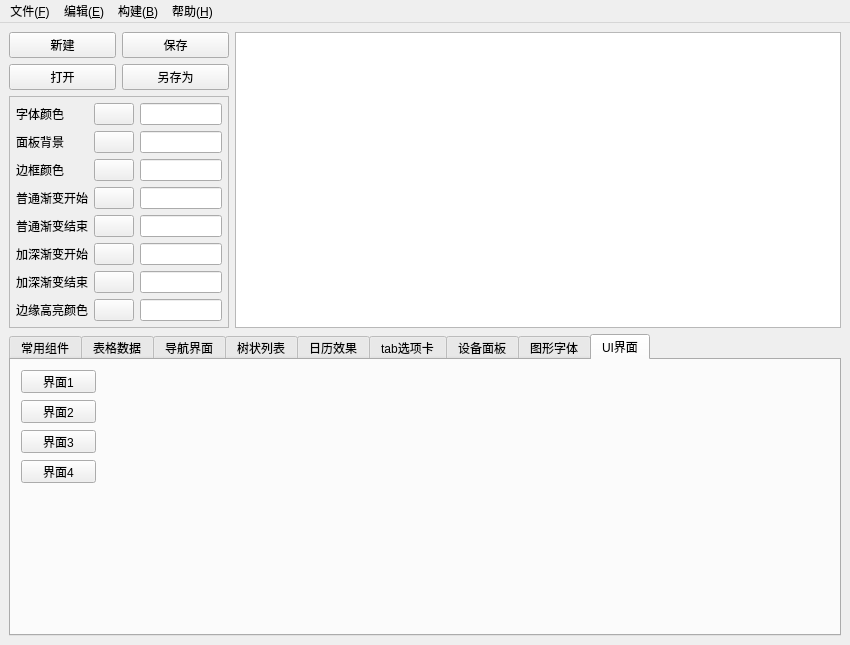
<?xml version="1.0" encoding="UTF-8"?>
<ui version="4.0">
 <class>QUICreator</class>
 <widget class="QMainWindow" name="QUICreator">
  <property name="geometry">
   <rect>
    <x>0</x>
    <y>0</y>
    <width>850</width>
    <height>626</height>
   </rect>
  </property>
  <property name="windowTitle">
   <string>MainWindow</string>
  </property>
  <widget class="QWidget" name="centralwidget">
   <layout class="QGridLayout" name="gridLayout_7">
    <item row="0" column="0">
     <layout class="QGridLayout" name="gridLayout">
      <item row="0" column="0">
       <widget class="QPushButton" name="btnNew">
        <property name="text">
         <string>新建</string>
        </property>
       </widget>
      </item>
      <item row="0" column="1">
       <widget class="QPushButton" name="btnSave">
        <property name="text">
         <string>保存</string>
        </property>
       </widget>
      </item>
      <item row="1" column="0">
       <widget class="QPushButton" name="btnOpen">
        <property name="text">
         <string>打开</string>
        </property>
       </widget>
      </item>
      <item row="1" column="1">
       <widget class="QPushButton" name="btnSaveOther">
        <property name="text">
         <string>另存为</string>
        </property>
       </widget>
      </item>
     </layout>
    </item>
    <item row="0" column="1" rowspan="2">
     <widget class="QTextEdit" name="txtMain"/>
    </item>
    <item row="1" column="0">
     <widget class="QFrame" name="frameColor">
      <property name="sizePolicy">
       <sizepolicy hsizetype="Fixed" vsizetype="Preferred">
        <horstretch>0</horstretch>
        <verstretch>0</verstretch>
       </sizepolicy>
      </property>
      <property name="minimumSize">
       <size>
        <width>220</width>
        <height>0</height>
       </size>
      </property>
      <property name="maximumSize">
       <size>
        <width>220</width>
        <height>16777215</height>
       </size>
      </property>
      <property name="frameShape">
       <enum>QFrame::StyledPanel</enum>
      </property>
      <property name="frameShadow">
       <enum>QFrame::Raised</enum>
      </property>
      <layout class="QGridLayout" name="gridLayout_3">
       <property name="leftMargin">
        <number>6</number>
       </property>
       <property name="topMargin">
        <number>6</number>
       </property>
       <property name="rightMargin">
        <number>6</number>
       </property>
       <property name="bottomMargin">
        <number>6</number>
       </property>
       <item row="0" column="0">
        <widget class="QLabel" name="labTextColor">
         <property name="text">
          <string>字体颜色</string>
         </property>
        </widget>
       </item>
       <item row="0" column="1">
        <widget class="QPushButton" name="btnTextColor">
         <property name="text">
          <string/>
         </property>
        </widget>
       </item>
       <item row="0" column="2">
        <widget class="QLineEdit" name="txtTextColor"/>
       </item>
       <item row="1" column="0">
        <widget class="QLabel" name="labPanelColor">
         <property name="text">
          <string>面板背景</string>
         </property>
        </widget>
       </item>
       <item row="1" column="1">
        <widget class="QPushButton" name="btnPanelColor">
         <property name="text">
          <string/>
         </property>
        </widget>
       </item>
       <item row="1" column="2">
        <widget class="QLineEdit" name="txtPanelColor"/>
       </item>
       <item row="2" column="0">
        <widget class="QLabel" name="labBorderColor">
         <property name="text">
          <string>边框颜色</string>
         </property>
        </widget>
       </item>
       <item row="2" column="1">
        <widget class="QPushButton" name="btnBorderColor">
         <property name="text">
          <string/>
         </property>
        </widget>
       </item>
       <item row="2" column="2">
        <widget class="QLineEdit" name="txtBorderColor"/>
       </item>
       <item row="3" column="0">
        <widget class="QLabel" name="labNormalColorStart">
         <property name="text">
          <string>普通渐变开始</string>
         </property>
        </widget>
       </item>
       <item row="3" column="1">
        <widget class="QPushButton" name="btnNormalColorStart">
         <property name="text">
          <string/>
         </property>
        </widget>
       </item>
       <item row="3" column="2">
        <widget class="QLineEdit" name="txtNormalColorStart"/>
       </item>
       <item row="4" column="0">
        <widget class="QLabel" name="labNormalColorEnd">
         <property name="text">
          <string>普通渐变结束</string>
         </property>
        </widget>
       </item>
       <item row="4" column="1">
        <widget class="QPushButton" name="btnNormalColorEnd">
         <property name="text">
          <string/>
         </property>
        </widget>
       </item>
       <item row="4" column="2">
        <widget class="QLineEdit" name="txtNormalColorEnd"/>
       </item>
       <item row="5" column="0">
        <widget class="QLabel" name="labDarkColorStart">
         <property name="text">
          <string>加深渐变开始</string>
         </property>
        </widget>
       </item>
       <item row="5" column="1">
        <widget class="QPushButton" name="btnDarkColorStart">
         <property name="text">
          <string/>
         </property>
        </widget>
       </item>
       <item row="5" column="2">
        <widget class="QLineEdit" name="txtDarkColorStart"/>
       </item>
       <item row="6" column="0">
        <widget class="QLabel" name="labDarkColorEnd">
         <property name="text">
          <string>加深渐变结束</string>
         </property>
        </widget>
       </item>
       <item row="6" column="1">
        <widget class="QPushButton" name="btnDarkColorEnd">
         <property name="text">
          <string/>
         </property>
        </widget>
       </item>
       <item row="6" column="2">
        <widget class="QLineEdit" name="txtDarkColorEnd"/>
       </item>
       <item row="7" column="0">
        <widget class="QLabel" name="labHighColor">
         <property name="text">
          <string>边缘高亮颜色</string>
         </property>
        </widget>
       </item>
       <item row="7" column="1">
        <widget class="QPushButton" name="btnHighColor">
         <property name="text">
          <string/>
         </property>
        </widget>
       </item>
       <item row="7" column="2">
        <widget class="QLineEdit" name="txtHighColor"/>
       </item>
      </layout>
     </widget>
    </item>
    <item row="2" column="0" colspan="2">
     <widget class="QTabWidget" name="tabWidget">
      <property name="currentIndex">
       <number>8</number>
      </property>
      <widget class="QWidget" name="tab1">
       <attribute name="title">
        <string>常用组件</string>
       </attribute>
       <layout class="QVBoxLayout" name="verticalLayout">
        <item>
         <widget class="QGroupBox" name="groupBox">
          <property name="styleSheet">
           <string notr="true"/>
          </property>
          <property name="title">
           <string>分组框</string>
          </property>
          <property name="checkable">
           <bool>true</bool>
          </property>
          <layout class="QGridLayout" name="gridLayout_2">
           <item row="0" column="0">
            <widget class="QLabel" name="lab">
             <property name="text">
              <string>飞扬青云</string>
             </property>
             <property name="alignment">
              <set>Qt::AlignCenter</set>
             </property>
            </widget>
           </item>
           <item row="0" column="1" colspan="6">
            <widget class="QLineEdit" name="lineEdit">
             <property name="text">
              <string>拿人钱财替人消灾,人生江湖如此,程序江湖亦如此.</string>
             </property>
            </widget>
           </item>
           <item row="1" column="0">
            <widget class="QRadioButton" name="rbtn1">
             <property name="text">
              <string>单选框1</string>
             </property>
            </widget>
           </item>
           <item row="1" column="1">
            <widget class="QRadioButton" name="rbtn2">
             <property name="text">
              <string>单选框2</string>
             </property>
            </widget>
           </item>
           <item row="1" column="2">
            <widget class="QCheckBox" name="ck1">
             <property name="text">
              <string>复选框1</string>
             </property>
            </widget>
           </item>
           <item row="1" column="3">
            <widget class="QCheckBox" name="ck2">
             <property name="text">
              <string>复选框2</string>
             </property>
             <property name="checked">
              <bool>false</bool>
             </property>
            </widget>
           </item>
           <item row="1" column="4">
            <widget class="QCheckBox" name="ck3">
             <property name="text">
              <string>复选框3</string>
             </property>
            </widget>
           </item>
           <item row="1" column="5">
            <widget class="QComboBox" name="cbox1">
             <property name="maximumSize">
              <size>
               <width>16777215</width>
               <height>28</height>
              </size>
             </property>
            </widget>
           </item>
           <item row="1" column="6">
            <widget class="QComboBox" name="cbox2">
             <property name="maximumSize">
              <size>
               <width>16777215</width>
               <height>28</height>
              </size>
             </property>
            </widget>
           </item>
           <item row="2" column="0">
            <widget class="QPushButton" name="btnInfo">
             <property name="text">
              <string>信息框</string>
             </property>
            </widget>
           </item>
           <item row="2" column="1">
            <widget class="QPushButton" name="btnQuestion">
             <property name="text">
              <string>提示框</string>
             </property>
            </widget>
           </item>
           <item row="2" column="2">
            <widget class="QPushButton" name="btnError">
             <property name="text">
              <string>错误框</string>
             </property>
            </widget>
           </item>
           <item row="2" column="3">
            <widget class="QPushButton" name="btnInput">
             <property name="text">
              <string>标准输入框</string>
             </property>
            </widget>
           </item>
           <item row="2" column="4">
            <widget class="QPushButton" name="btnInputPwd">
             <property name="text">
              <string>密码输入框</string>
             </property>
            </widget>
           </item>
           <item row="2" column="5">
            <widget class="QPushButton" name="btnInputcbox">
             <property name="text">
              <string>下拉输入框</string>
             </property>
            </widget>
           </item>
           <item row="2" column="6">
            <widget class="QPushButton" name="btnWidget">
             <property name="text">
              <string>新窗体</string>
             </property>
            </widget>
           </item>
           <item row="3" column="0">
            <widget class="QSpinBox" name="spinBox"/>
           </item>
           <item row="3" column="1">
            <widget class="QDoubleSpinBox" name="doubleSpinBox"/>
           </item>
           <item row="3" column="2">
            <widget class="QTimeEdit" name="timeEdit"/>
           </item>
           <item row="3" column="3" colspan="2">
            <widget class="QDateEdit" name="dateEdit">
             <property name="calendarPopup">
              <bool>true</bool>
             </property>
            </widget>
           </item>
           <item row="3" column="5" colspan="2">
            <widget class="QDateTimeEdit" name="dateTimeEdit">
             <property name="calendarPopup">
              <bool>true</bool>
             </property>
            </widget>
           </item>
           <item row="4" column="0" colspan="3">
            <widget class="QSlider" name="horizontalSlider">
             <property name="maximum">
              <number>100</number>
             </property>
             <property name="orientation">
              <enum>Qt::Horizontal</enum>
             </property>
            </widget>
           </item>
           <item row="4" column="3" colspan="4">
            <widget class="QProgressBar" name="progressBar">
             <property name="maximumSize">
              <size>
               <width>16777215</width>
               <height>18</height>
              </size>
             </property>
            </widget>
           </item>
           <item row="5" column="0" colspan="7">
            <widget class="QPlainTextEdit" name="plainTextEdit">
             <property name="plainText">
              <string>每个人心中都有一段鲜不为人知的故事，
如果不是某一天，
某个不经意的回头一瞥，
那段往事，
就只能永远埋在记忆的最深处，
那是回忆的尽头，
可就无法避免那一触，
无论你在上面用怎样淤厚的冷漠层层包裹，
却总在瞬间崩溃。</string>
             </property>
            </widget>
           </item>
          </layout>
         </widget>
        </item>
       </layout>
      </widget>
      <widget class="QWidget" name="tab2">
       <attribute name="title">
        <string>表格数据</string>
       </attribute>
       <layout class="QHBoxLayout" name="horizontalLayout">
        <item>
         <widget class="QTableWidget" name="tableWidget"/>
        </item>
       </layout>
      </widget>
      <widget class="QWidget" name="tab3">
       <attribute name="title">
        <string>导航界面</string>
       </attribute>
       <layout class="QHBoxLayout" name="horizontalLayout_7">
        <item>
         <widget class="QWidget" name="widget_left" native="true">
          <property name="minimumSize">
           <size>
            <width>80</width>
            <height>0</height>
           </size>
          </property>
          <layout class="QVBoxLayout" name="verticalLayout_2">
           <property name="spacing">
            <number>0</number>
           </property>
           <property name="leftMargin">
            <number>0</number>
           </property>
           <property name="topMargin">
            <number>0</number>
           </property>
           <property name="rightMargin">
            <number>0</number>
           </property>
           <property name="bottomMargin">
            <number>0</number>
           </property>
           <item>
            <widget class="QPushButton" name="btn1">
             <property name="text">
              <string>菜单1</string>
             </property>
             <property name="checked">
              <bool>false</bool>
             </property>
            </widget>
           </item>
           <item>
            <widget class="QPushButton" name="btn2">
             <property name="text">
              <string>菜单2</string>
             </property>
            </widget>
           </item>
           <item>
            <widget class="QPushButton" name="btn3">
             <property name="text">
              <string>菜单3</string>
             </property>
            </widget>
           </item>
           <item>
            <spacer name="verticalSpacer">
             <property name="orientation">
              <enum>Qt::Vertical</enum>
             </property>
             <property name="sizeHint" stdset="0">
              <size>
               <width>20</width>
               <height>222</height>
              </size>
             </property>
            </spacer>
           </item>
          </layout>
         </widget>
        </item>
        <item>
         <widget class="QStackedWidget" name="stackedWidget">
          <property name="currentIndex">
           <number>0</number>
          </property>
          <widget class="QWidget" name="page1">
           <layout class="QVBoxLayout" name="verticalLayout_4">
            <item>
             <widget class="QWidget" name="widget_top" native="true">
              <layout class="QHBoxLayout" name="horizontalLayout_2">
               <property name="spacing">
                <number>0</number>
               </property>
               <property name="leftMargin">
                <number>0</number>
               </property>
               <property name="topMargin">
                <number>0</number>
               </property>
               <property name="rightMargin">
                <number>0</number>
               </property>
               <property name="bottomMargin">
                <number>0</number>
               </property>
               <item>
                <widget class="QToolButton" name="tbtn1">
                 <property name="sizePolicy">
                  <sizepolicy hsizetype="Expanding" vsizetype="Expanding">
                   <horstretch>0</horstretch>
                   <verstretch>0</verstretch>
                  </sizepolicy>
                 </property>
                 <property name="text">
                  <string>主界面</string>
                 </property>
                </widget>
               </item>
               <item>
                <widget class="QToolButton" name="tbtn2">
                 <property name="sizePolicy">
                  <sizepolicy hsizetype="Expanding" vsizetype="Expanding">
                   <horstretch>0</horstretch>
                   <verstretch>0</verstretch>
                  </sizepolicy>
                 </property>
                 <property name="text">
                  <string>警情查询</string>
                 </property>
                </widget>
               </item>
               <item>
                <widget class="QToolButton" name="tbtn3">
                 <property name="sizePolicy">
                  <sizepolicy hsizetype="Expanding" vsizetype="Expanding">
                   <horstretch>0</horstretch>
                   <verstretch>0</verstretch>
                  </sizepolicy>
                 </property>
                 <property name="text">
                  <string>系统设置</string>
                 </property>
                </widget>
               </item>
              </layout>
             </widget>
            </item>
            <item>
             <widget class="QWidget" name="widget" native="true">
              <property name="sizePolicy">
               <sizepolicy hsizetype="Preferred" vsizetype="Expanding">
                <horstretch>0</horstretch>
                <verstretch>0</verstretch>
               </sizepolicy>
              </property>
             </widget>
            </item>
            <item>
             <widget class="QWidget" name="widget_bottom" native="true">
              <property name="maximumSize">
               <size>
                <width>16777215</width>
                <height>30</height>
               </size>
              </property>
              <layout class="QHBoxLayout" name="horizontalLayout_3">
               <item>
                <widget class="QLabel" name="lab1">
                 <property name="text">
                  <string>欢迎使用软件</string>
                 </property>
                </widget>
               </item>
               <item>
                <widget class="Line" name="line1">
                 <property name="maximumSize">
                  <size>
                   <width>1</width>
                   <height>16777215</height>
                  </size>
                 </property>
                 <property name="orientation">
                  <enum>Qt::Vertical</enum>
                 </property>
                </widget>
               </item>
               <item>
                <widget class="QLabel" name="lab2">
                 <property name="text">
                  <string>当前用户【admin】</string>
                 </property>
                </widget>
               </item>
               <item>
                <widget class="Line" name="line2">
                 <property name="maximumSize">
                  <size>
                   <width>1</width>
                   <height>16777215</height>
                  </size>
                 </property>
                 <property name="orientation">
                  <enum>Qt::Vertical</enum>
                 </property>
                </widget>
               </item>
               <item>
                <widget class="QLabel" name="lab3">
                 <property name="text">
                  <string>已运行: 0天0时0分0秒</string>
                 </property>
                </widget>
               </item>
               <item>
                <widget class="Line" name="line3">
                 <property name="maximumSize">
                  <size>
                   <width>1</width>
                   <height>16777215</height>
                  </size>
                 </property>
                 <property name="orientation">
                  <enum>Qt::Vertical</enum>
                 </property>
                </widget>
               </item>
               <item>
                <widget class="QLabel" name="lab4">
                 <property name="sizePolicy">
                  <sizepolicy hsizetype="Expanding" vsizetype="Preferred">
                   <horstretch>0</horstretch>
                   <verstretch>0</verstretch>
                  </sizepolicy>
                 </property>
                 <property name="text">
                  <string>当前时间: 2017年12月1日 12:00:00</string>
                 </property>
                </widget>
               </item>
              </layout>
             </widget>
            </item>
           </layout>
          </widget>
          <widget class="QWidget" name="page2"/>
          <widget class="QWidget" name="page3"/>
         </widget>
        </item>
        <item>
         <widget class="QSlider" name="verticalSlider">
          <property name="orientation">
           <enum>Qt::Vertical</enum>
          </property>
         </widget>
        </item>
        <item>
         <widget class="QScrollBar" name="verticalScrollBar">
          <property name="orientation">
           <enum>Qt::Vertical</enum>
          </property>
         </widget>
        </item>
       </layout>
      </widget>
      <widget class="QWidget" name="tab4">
       <attribute name="title">
        <string>树状列表</string>
       </attribute>
       <layout class="QHBoxLayout" name="horizontalLayout_4">
        <item>
         <widget class="QTreeWidget" name="treeWidget">
          <column>
           <property name="text">
            <string notr="true">1</string>
           </property>
          </column>
         </widget>
        </item>
        <item>
         <widget class="QListWidget" name="listWidget"/>
        </item>
       </layout>
      </widget>
      <widget class="QWidget" name="tab5">
       <attribute name="title">
        <string>日历效果</string>
       </attribute>
       <layout class="QHBoxLayout" name="horizontalLayout_5">
        <item>
         <widget class="QCalendarWidget" name="calendarWidget1"/>
        </item>
        <item>
         <widget class="QCalendarWidget" name="calendarWidget2">
          <property name="gridVisible">
           <bool>true</bool>
          </property>
         </widget>
        </item>
       </layout>
      </widget>
      <widget class="QWidget" name="tab6">
       <attribute name="title">
        <string>tab选项卡</string>
       </attribute>
       <layout class="QHBoxLayout" name="horizontalLayout_6">
        <item>
         <widget class="QTabWidget" name="tabWidget_2">
          <property name="tabPosition">
           <enum>QTabWidget::West</enum>
          </property>
          <property name="currentIndex">
           <number>2</number>
          </property>
          <widget class="QWidget" name="tab">
           <attribute name="title">
            <string>效果预览</string>
           </attribute>
          </widget>
          <widget class="QWidget" name="tab_7">
           <attribute name="title">
            <string>效果预览</string>
           </attribute>
          </widget>
          <widget class="QWidget" name="tab_2">
           <attribute name="title">
            <string>效果预览</string>
           </attribute>
          </widget>
         </widget>
        </item>
        <item>
         <widget class="QTabWidget" name="tabWidget_3">
          <property name="tabPosition">
           <enum>QTabWidget::South</enum>
          </property>
          <property name="currentIndex">
           <number>0</number>
          </property>
          <widget class="QWidget" name="tab_3">
           <attribute name="title">
            <string>效果预览</string>
           </attribute>
          </widget>
          <widget class="QWidget" name="tab_8">
           <attribute name="title">
            <string>效果预览</string>
           </attribute>
          </widget>
          <widget class="QWidget" name="tab_4">
           <attribute name="title">
            <string>效果预览</string>
           </attribute>
          </widget>
         </widget>
        </item>
        <item>
         <widget class="QTabWidget" name="tabWidget_4">
          <property name="tabPosition">
           <enum>QTabWidget::East</enum>
          </property>
          <property name="currentIndex">
           <number>2</number>
          </property>
          <widget class="QWidget" name="tab_5">
           <attribute name="title">
            <string>效果预览</string>
           </attribute>
          </widget>
          <widget class="QWidget" name="tab_9">
           <attribute name="title">
            <string>效果预览</string>
           </attribute>
          </widget>
          <widget class="QWidget" name="tab_6">
           <attribute name="title">
            <string>效果预览</string>
           </attribute>
          </widget>
         </widget>
        </item>
       </layout>
      </widget>
      <widget class="QWidget" name="tab7">
       <attribute name="title">
        <string>设备面板</string>
       </attribute>
       <layout class="QVBoxLayout" name="verticalLayout_3">
        <property name="leftMargin">
         <number>3</number>
        </property>
        <property name="topMargin">
         <number>3</number>
        </property>
        <property name="rightMargin">
         <number>3</number>
        </property>
        <property name="bottomMargin">
         <number>3</number>
        </property>
        <item>
         <widget class="PanelWidget" name="widgetPanel" native="true"/>
        </item>
       </layout>
      </widget>
      <widget class="QWidget" name="tab8">
       <attribute name="title">
        <string>图形字体</string>
       </attribute>
       <layout class="QVBoxLayout" name="verticalLayout_5">
        <property name="leftMargin">
         <number>3</number>
        </property>
        <property name="topMargin">
         <number>3</number>
        </property>
        <property name="rightMargin">
         <number>3</number>
        </property>
        <property name="bottomMargin">
         <number>3</number>
        </property>
        <item>
         <widget class="PanelWidget" name="widgetFontPanel" native="true"/>
        </item>
       </layout>
      </widget>
      <widget class="QWidget" name="tab9">
       <attribute name="title">
        <string>UI界面</string>
       </attribute>
       <widget class="QPushButton" name="btnUIDemo1">
        <property name="geometry">
         <rect>
          <x>10</x>
          <y>10</y>
          <width>75</width>
          <height>23</height>
         </rect>
        </property>
        <property name="text">
         <string>界面1</string>
        </property>
       </widget>
       <widget class="QPushButton" name="btnUIDemo2">
        <property name="geometry">
         <rect>
          <x>10</x>
          <y>40</y>
          <width>75</width>
          <height>23</height>
         </rect>
        </property>
        <property name="text">
         <string>界面2</string>
        </property>
       </widget>
       <widget class="QPushButton" name="btnUIDemo3">
        <property name="geometry">
         <rect>
          <x>10</x>
          <y>70</y>
          <width>75</width>
          <height>23</height>
         </rect>
        </property>
        <property name="text">
         <string>界面3</string>
        </property>
       </widget>
       <widget class="QPushButton" name="btnUIDemo4">
        <property name="geometry">
         <rect>
          <x>10</x>
          <y>100</y>
          <width>75</width>
          <height>23</height>
         </rect>
        </property>
        <property name="text">
         <string>界面4</string>
        </property>
       </widget>
      </widget>
     </widget>
    </item>
   </layout>
  </widget>
  <widget class="QMenuBar" name="menubar">
   <property name="geometry">
    <rect>
     <x>0</x>
     <y>0</y>
     <width>850</width>
     <height>23</height>
    </rect>
   </property>
   <widget class="QMenu" name="menu_F">
    <property name="title">
     <string>文件(&amp;F)</string>
    </property>
    <addaction name="action"/>
    <addaction name="action_O"/>
    <addaction name="separator"/>
    <addaction name="action_S"/>
    <addaction name="action_C"/>
   </widget>
   <widget class="QMenu" name="menu_E">
    <property name="title">
     <string>编辑(&amp;E)</string>
    </property>
    <addaction name="action_X"/>
    <addaction name="action_C_2"/>
    <addaction name="action_V"/>
   </widget>
   <widget class="QMenu" name="menu_B">
    <property name="title">
     <string>构建(&amp;B)</string>
    </property>
    <addaction name="actionGouj"/>
   </widget>
   <widget class="QMenu" name="menu_H">
    <property name="title">
     <string>帮助(&amp;H)</string>
    </property>
    <addaction name="action_T"/>
    <addaction name="action_A"/>
   </widget>
   <addaction name="menu_F"/>
   <addaction name="menu_E"/>
   <addaction name="menu_B"/>
   <addaction name="menu_H"/>
  </widget>
  <action name="action">
   <property name="text">
    <string>新建文件(&amp;N)</string>
   </property>
  </action>
  <action name="action_O">
   <property name="text">
    <string>打开文件(&amp;O)</string>
   </property>
  </action>
  <action name="action_S">
   <property name="text">
    <string>保存文件(&amp;S) </string>
   </property>
  </action>
  <action name="action_C">
   <property name="text">
    <string>关闭退出(&amp;C)</string>
   </property>
  </action>
  <action name="action_X">
   <property name="text">
    <string>剪切(&amp;X) </string>
   </property>
  </action>
  <action name="action_C_2">
   <property name="text">
    <string>复制(&amp;C)</string>
   </property>
  </action>
  <action name="action_V">
   <property name="text">
    <string>粘贴(&amp;V)</string>
   </property>
  </action>
  <action name="actionGouj">
   <property name="text">
    <string>构建项目(&amp;B)</string>
   </property>
  </action>
  <action name="action_T">
   <property name="text">
    <string>帮助文档(&amp;T)</string>
   </property>
  </action>
  <action name="action_A">
   <property name="text">
    <string>关于(&amp;A)</string>
   </property>
  </action>
 </widget>
 <customwidgets>
  <customwidget>
   <class>PanelWidget</class>
   <extends>QWidget</extends>
   <header location="global">form/panelwidget.h</header>
   <container>1</container>
  </customwidget>
 </customwidgets>
 <resources/>
 <connections>
  <connection>
   <sender>horizontalSlider</sender>
   <signal>valueChanged(int)</signal>
   <receiver>progressBar</receiver>
   <slot>setValue(int)</slot>
   <hints>
    <hint type="sourcelabel">
     <x>207</x>
     <y>445</y>
    </hint>
    <hint type="destinationlabel">
     <x>399</x>
     <y>445</y>
    </hint>
   </hints>
  </connection>
 </connections>
</ui>
